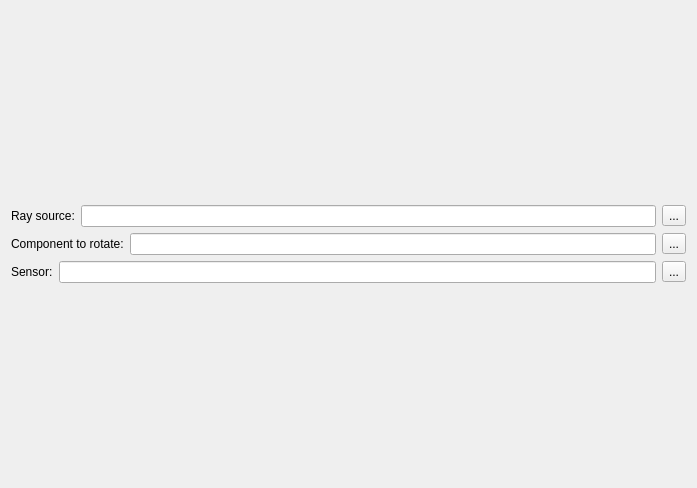
<?xml version="1.0" encoding="UTF-8"?>
<ui version="4.0">
 <class>Dialog</class>
 <widget class="QDialog" name="Dialog">
  <property name="geometry">
   <rect>
    <x>0</x>
    <y>0</y>
    <width>697</width>
    <height>488</height>
   </rect>
  </property>
  <property name="windowTitle">
   <string>Dialog</string>
  </property>
  <layout class="QVBoxLayout" name="verticalLayout_2">
   <item>
    <layout class="QVBoxLayout" name="verticalLayout">
     <item>
      <layout class="QHBoxLayout" name="horizontalLayout">
       <item>
        <widget class="QLabel" name="label">
         <property name="text">
          <string>Ray source:</string>
         </property>
        </widget>
       </item>
       <item>
        <widget class="QLineEdit" name="txtRaysource"/>
       </item>
       <item>
        <widget class="QToolButton" name="btnRay">
         <property name="text">
          <string>...</string>
         </property>
        </widget>
       </item>
      </layout>
     </item>
     <item>
      <layout class="QHBoxLayout" name="horizontalLayout_5">
       <item>
        <widget class="QLabel" name="label_4">
         <property name="text">
          <string>Component to rotate:</string>
         </property>
        </widget>
       </item>
       <item>
        <widget class="QLineEdit" name="txtComponent"/>
       </item>
       <item>
        <widget class="QToolButton" name="btnComponent">
         <property name="text">
          <string>...</string>
         </property>
        </widget>
       </item>
      </layout>
     </item>
     <item>
      <layout class="QHBoxLayout" name="horizontalLayout_4">
       <item>
        <widget class="QLabel" name="label_3">
         <property name="text">
          <string>Sensor:</string>
         </property>
        </widget>
       </item>
       <item>
        <widget class="QLineEdit" name="txtSensor"/>
       </item>
       <item>
        <widget class="QToolButton" name="btnSensor">
         <property name="text">
          <string>...</string>
         </property>
        </widget>
       </item>
      </layout>
     </item>
    </layout>
   </item>
  </layout>
 </widget>
 <resources/>
 <connections/>
</ui>
